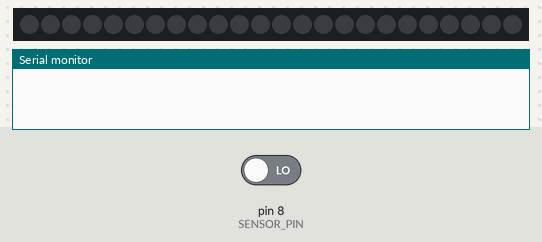
Recording of a program running on a simulated Arduino Uno, built with avr-gcc and run on an emulated ATmega328P. Parts: 24 RGB LEDs in strip order, left to right, the last lines printed to the serial monitor. The inputs (shaded band) are chosen by the test bench; at power-on: pin 8 (SENSOR_PIN) LOW.

Above: at 1.2 s.
1.3 s: pin 8 (SENSOR_PIN) driven HIGH
At 2.56 s:
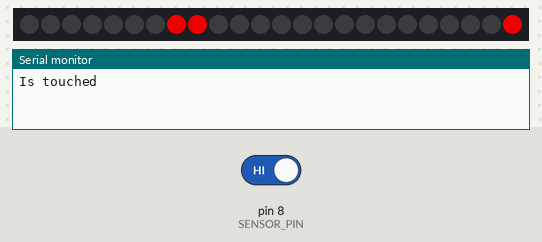
2.9 s: pin 8 (SENSOR_PIN) driven LOW
At 5.4 s:
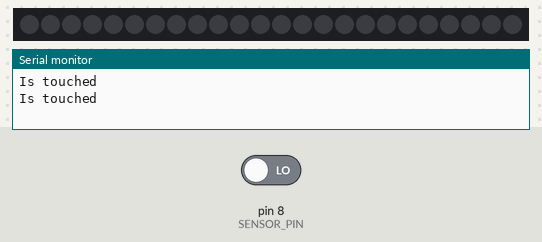
Timing chart, 0 to 6.9 s (numbered marks = the images above; inputs shaded):
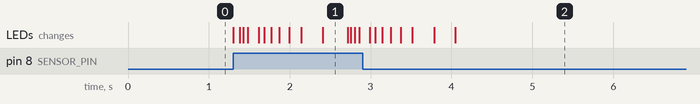

Measured:
- after the input at 1.3 s, the LEDs: first change at once (image 1 shows a later state)
- after the input at 2.9 s, the LEDs: first differ from a run without the input after 1.1 s (image 2)

The program:

main.cpp
```cpp
#include <Arduino.h>
#include <Adafruit_NeoPixel.h>

#define SENSOR_PIN 8
#define LED_PIN 3
#define LED_COUNT 24
#define LED_LINE_COUNT 3
#define LED_PER_LINE_COUNT 8

void wave();
void lightLine(int lineIndex, uint32_t color);

bool isTouched = false;

/* Set up neopixel led strip as described in their documentation */
Adafruit_NeoPixel strip(LED_COUNT, LED_PIN, NEO_GRB + NEO_KHZ800);

/* Indices of the light strip LEDs, first element in array marks the bottommost LED of each strip to be able to illuminate them in a line */
int stripIndexMatrix[3][8] = {
    {0, 1, 2, 3, 4, 5, 6, 7},
    {15, 14, 13, 12, 11, 10, 9, 8},
    {16, 17, 18, 19, 20, 21, 22, 23}};

void setup()
{
  Serial.begin(9600);

  /* Basic strip setup, adjust brightness as needed */
  strip.begin();
  strip.show();
  strip.setBrightness(200);

  pinMode(SENSOR_PIN, INPUT);
}

void loop()
{
  /* Digital Read from capacitative sensor, 1 == isTouched */
  isTouched = digitalRead(SENSOR_PIN);

  if (isTouched == true)
  {
    Serial.println("Is touched");
    wave();
    strip.clear();
    strip.show();
    /* Set isTouched to false after illuminating once in order to not immediately re-trigger the light sequence */
    isTouched = false;
  }
  else
  {
    strip.clear();
    strip.show();
  }
}

void outwards()
{
}

void wave()
{
  /* Loop through all LED lines (1 LED per strip depending on the matrix setup) to create wave/ripple effect */
  for (int i = 0; i < LED_PER_LINE_COUNT; i++)
  {
    if (i <= LED_PER_LINE_COUNT / 2)
    {
      /* Turn on the first half of LED lines rather fast to support the animation */
      lightLine(i, strip.Color(255, 0, 0));
      delay(15 + i * 10);
    }
    else if (i == LED_PER_LINE_COUNT / 2 + 1)
    {
      /* Begin to shut off the first LEDs as soon as the animation went through half of the LED lines */
      lightLine(0, strip.Color(0, 0, 0));
      lightLine(5, strip.Color(255, 0, 0));
      delay(80);

      /* Loop through the first half of LED lines to turn them off again */
      for (int j = 0; j < LED_PER_LINE_COUNT / 2 + 1; j++)
      {
        lightLine(j, strip.Color(0, 0, 0));
        delay(50 + j * 17.5);
      }
    }
    else if (i <= LED_PER_LINE_COUNT * 3 / 4)
    {
      lightLine(i, strip.Color(255, 0, 0));
      lightLine(i - 1, strip.Color(0, 0, 0));
      delay(100 + i * 7.5);
    }
    else if (i == LED_PER_LINE_COUNT - 1)
    {
      /* Increase delay for the last LED lines */
      lightLine(i, strip.Color(255, 0, 0));
      delay(125 + i * 20);
      lightLine(i - 1, strip.Color(0, 0, 0));
      delay(125 + i * 20);
      lightLine(i, strip.Color(0, 0, 0));
    }
  }
}

void lightLine(int lineIndex, uint32_t color)
{
  /* Illuminates all LEDs in a line depending on how the stripIndexMatrix is set up */
  for (int i = 0; i < LED_LINE_COUNT; i++)
  {
    strip.setPixelColor(stripIndexMatrix[i][lineIndex], color);
  }
  strip.show();
}
```
